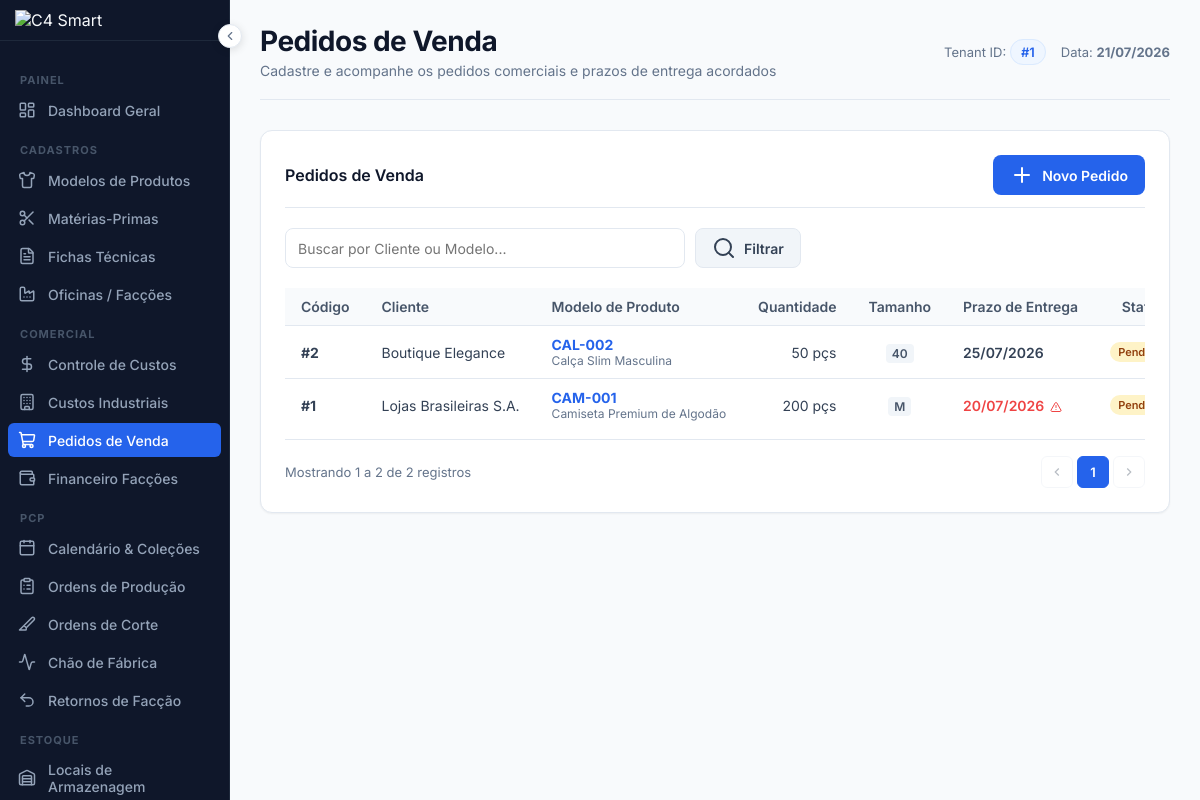
The app's page /pedidos (signed in) with its own data.
### tables this page shows
CREATE TABLE IF NOT EXISTS `pedidos_venda` (
  `id` INT AUTO_INCREMENT PRIMARY KEY,
  `tenant_id` INT NOT NULL,
  `cliente` VARCHAR(255) NOT NULL,
  `produto_modelo_id` INT NOT NULL,
  `quantidade` INT NOT NULL DEFAULT 0,
  `tamanho` VARCHAR(20) NOT NULL,
  `prazo_entrega` DATE NOT NULL,
  `status` ENUM('pendente', 'em produção', 'entregue') NOT NULL DEFAULT 'pendente',
  `criado_em` TIMESTAMP DEFAULT CURRENT_TIMESTAMP,
  CONSTRAINT `fk_pedidos_tenant` FOREIGN KEY (`tenant_id`) REFERENCES `tenants` (`id`) ON DELETE CASCADE,
  CONSTRAINT `fk_pedidos_produto` FOREIGN KEY (`produto_modelo_id`) REFERENCES `produtos_modelos` (`id`) ON DELETE RESTRICT
);

CREATE TABLE IF NOT EXISTS `produtos_modelos` (
  `id` INT AUTO_INCREMENT PRIMARY KEY,
  `tenant_id` INT NOT NULL,
  `nome` VARCHAR(255) NOT NULL,
  `referencia` VARCHAR(100) NOT NULL,
  `categoria` VARCHAR(100) NOT NULL,
  `imagem` VARCHAR(255) NULL,
  `grade_tamanhos` VARCHAR(100) NOT NULL DEFAULT 'P,M,G,GG',
  `cor` VARCHAR(50) NOT NULL,
  `status` ENUM('ativo', 'inativo') NOT NULL DEFAULT 'ativo',
  `criado_em` TIMESTAMP DEFAULT CURRENT_TIMESTAMP,
  CONSTRAINT `fk_produtos_tenant` FOREIGN KEY (`tenant_id`) REFERENCES `tenants` (`id`) ON DELETE CASCADE,
  INDEX `idx_produtos_tenant` (`tenant_id`)
);

### app/Views/pedidos/index.php (the view, shortened to what the rows shown need)
<?php require __DIR__ . '/../layouts/header.php'; ?>
<div class="card-box">
    <div class="table-responsive">
        <table class="table-custom">
            <thead>
                <tr>
                    <th>Código</th>
                    <th>Cliente</th>
                    <th>Modelo de Produto</th>
                    <th class="text-right">Quantidade</th>
                    <th class="text-center">Tamanho</th>
                    <th>Prazo de Entrega</th>
                    <th class="text-center">Status</th>
                </tr>
            </thead>
            <tbody>
                <?php if (empty($pedidos)): ?>
                    <tr>
                        <td colspan="8" class="empty-state">
                            <i data-lucide="shopping-cart" style="width:32px;height:32px;"></i>
                            <p>Nenhum pedido de venda cadastrado.</p>
                        </td>
                    </tr>
                <?php else: ?>
                    <?php foreach ($pedidos as $p): ?>
                        <tr>
                            <td><strong>#<?= $p['id'] ?></strong></td>
                            <td><?= htmlspecialchars($p['cliente']) ?></td>
                            <td>
                                <strong style="color:var(--primary);"><?= htmlspecialchars($p['referencia']) ?></strong>
                                <div style="font-size: 12px; color: var(--muted);"><?= htmlspecialchars($p['modelo_nome']) ?></div>
                            </td>
                            <td class="text-right"><?= number_format($p['quantidade'], 0, ',', '.') ?> pçs</td>
                            <td class="text-center"><span style="background-color: #f1f5f9; color: #475569; padding: 2px 6px; border-radius: 4px; font-size: 12px; font-weight:600;"><?= htmlspecialchars($p['tamanho']) ?></span></td>
                            <td>
                                <?php
                                $atrasado = strtotime($p['prazo_entrega']) < time() && $p['status'] !== 'entregue';
                                ?>
                                <span style="font-weight: 600; color: <?= $atrasado ? 'var(--danger)' : '#334155' ?>;">
                                    <?= date('d/m/Y', strtotime($p['prazo_entrega'])) ?>
                                    <?php if ($atrasado): ?>
                                        <i data-lucide="alert-triangle" style="width:12px;height:12px;display:inline-block;vertical-align:middle;margin-left:2px;" title="Atrasado!"></i>
                                    <?php endif; ?>
                                </span>
                            </td>
                            <td class="text-center">
                                <?php if ($p['status'] === 'pendente'): ?>
                                    <span class="badge badge-warning">Pendente</span>
                                <?php elseif ($p['status'] === 'em produção'): ?>
                                    <span class="badge badge-info">Em Produção</span>
                                <?php else: ?>
                                    <span class="badge badge-success">Entregue</span>
                                <?php endif; ?>
                            </td>
                        </tr>
                    <?php endforeach; ?>
                <?php endif; ?>
            </tbody>
        </table>
    </div>
    <?php require __DIR__ . '/../layouts/pagination.php'; ?>
</div>
<?php require __DIR__ . '/../layouts/footer.php'; ?>

### app/Views/layouts/pagination.php (shortened to what the rows shown need)
<?php
    $pParam = $pageParamName ?? 'page';
    if (!empty($pagination) && isset($pagination['total']) && $pagination['total'] > 0):
?>
<div class="pagination-wrapper">
    <div class="pagination-info">
        Mostrando <?= (($pagination['currentPage'] - 1) * $pagination['perPage']) + 1 ?>
        a <?= min($pagination['currentPage'] * $pagination['perPage'], $pagination['total']) ?>
        de <?= $pagination['total'] ?> registros
    </div>
    <nav class="pagination-nav" aria-label="Navegação por páginas">
        <?php
            $params = $_GET;
            unset($params[$pParam]);
            $queryBase = !empty($params) ? '?' . http_build_query($params) . '&' : '?';
        ?>
        <?php if ($pagination['currentPage'] > 1): ?>
            <a href="<?= $queryBase ?><?= $pParam ?>=<?= $pagination['currentPage'] - 1 ?>" class="page-btn page-prev" title="Anterior">
                <svg width="14" height="14" viewBox="0 0 24 24" fill="none" stroke="currentColor" stroke-width="2"><polyline points="15 18 9 12 15 6"/></svg>
            </a>
        <?php else: ?>
            <span class="page-btn page-prev disabled">
                <svg width="14" height="14" viewBox="0 0 24 24" fill="none" stroke="currentColor" stroke-width="2"><polyline points="15 18 9 12 15 6"/></svg>
            </span>
        <?php endif; ?>
        <?php
            $start = max(1, $pagination['currentPage'] - 2);
            $end   = min($pagination['totalPages'], $pagination['currentPage'] + 2);
        ?>
        <?php for ($i = $start; $i <= $end; $i++): ?>
            <?php if ($i === $pagination['currentPage']): ?>
                <span class="page-btn active"><?= $i ?></span>
            <?php else: ?>
                <a href="<?= $queryBase ?><?= $pParam ?>=<?= $i ?>" class="page-btn"><?= $i ?></a>
            <?php endif; ?>
        <?php endfor; ?>
        <?php if ($pagination['currentPage'] < $pagination['totalPages']): ?>
            <a href="<?= $queryBase ?><?= $pParam ?>=<?= $pagination['currentPage'] + 1 ?>" class="page-btn page-next" title="Próximo">
                <svg width="14" height="14" viewBox="0 0 24 24" fill="none" stroke="currentColor" stroke-width="2"><polyline points="9 18 15 12 9 6"/></svg>
            </a>
        <?php else: ?>
            <span class="page-btn page-next disabled">
                <svg width="14" height="14" viewBox="0 0 24 24" fill="none" stroke="currentColor" stroke-width="2"><polyline points="9 18 15 12 9 6"/></svg>
            </span>
        <?php endif; ?>
    </nav>
</div>
<?php
    endif;
?>

### records on screen
pedidos_venda: id "2", cliente "Boutique Elegance", produto_modelo.referencia "CAL-002", produto_modelo.nome "Calça Slim Masculina", quantidade "50", tamanho "40", prazo_entrega "25/07/2026", status "Pendente", tenant "1", tenant "2"
pedidos_venda: id "1", cliente "Lojas Brasileiras S.A.", produto_modelo.referencia "CAM-001", produto_modelo.nome "Camiseta Premium de Algodão", quantidade "200", tamanho "M", prazo_entrega "20/07/2026", status "pendente" (drawn)

### other values on screen
$title "Pedidos de Venda"
$subtitle "Cadastre e acompanhe os pedidos comerciais e prazos de entrega acordados"
$_SESSION['tenant_id'] "1"
$pagination['total'] "2"
